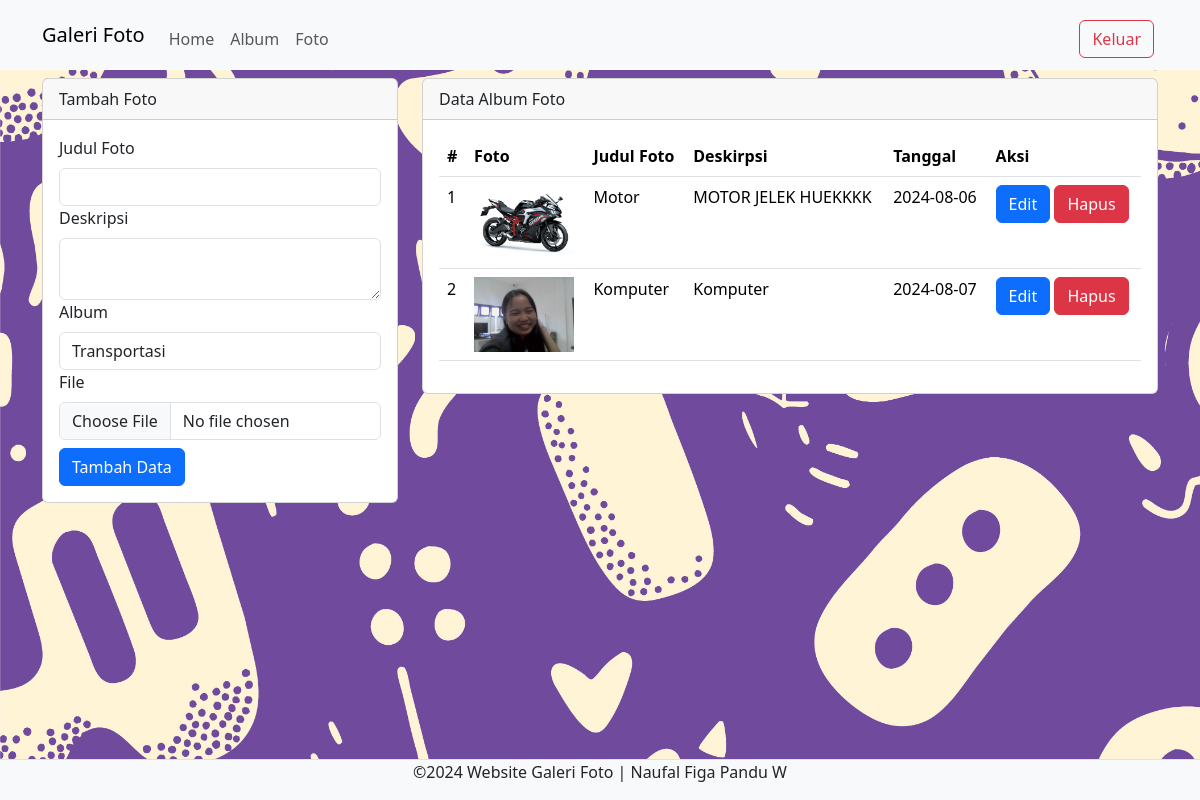
The app's page /admin/foto.php (signed in), older data.
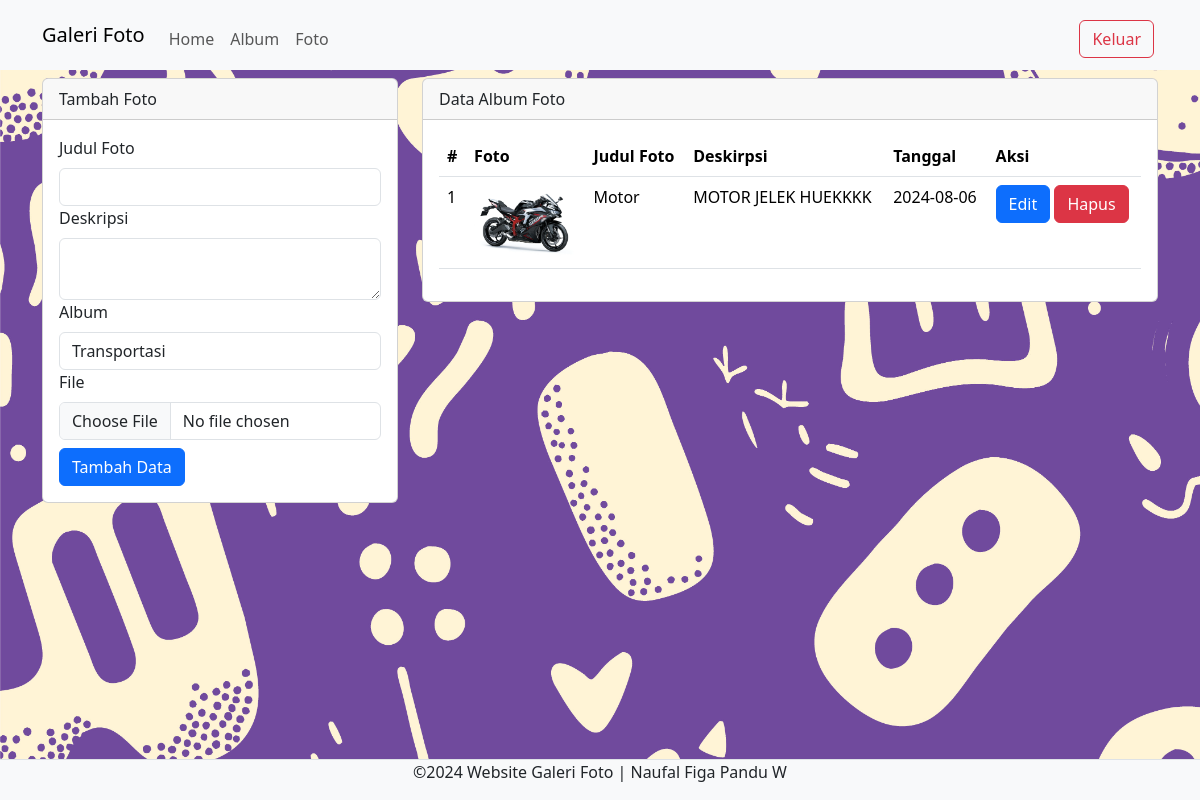
The same page, newer data.
### tables this page shows
CREATE TABLE `foto` (
  `fotoid` int(11) NOT NULL,
  `judulfoto` varchar(255) NOT NULL,
  `deskripsifoto` text NOT NULL,
  `tanggalunggah` date NOT NULL,
  `lokasifile` varchar(255) NOT NULL,
  `albumid` int(11) NOT NULL,
  `userid` int(11) NOT NULL
);

### admin/foto.php (the view, shortened to what this page needs)
<?php
include '../config/koneksi.php';
?>
<!DOCTYPE html>
<html>
<head>
  <link rel="stylesheet" type="text/css" href="../assets/css/bootstrap.min.css">
</head>
<body class="bg-image">
  <nav class="navbar navbar-expand-lg bg-body-tertiary">
    <div class="container">
      <a class="navbar-brand" href="index.php">Galeri Foto</a>
      <div class="collapse navbar-collapse mt-2" id="navbarNavAltMarkup">
        <div class="navbar-nav me-auto">
          <a href="home.php" class="nav-link">Home</a>
          <a href="album.php" class="nav-link">Album</a>
          <a href="foto.php" class="nav-link">Foto</a>
        </div>
        <a href="../config/aksi_logout.php" class="btn btn-outline-danger m-1">Keluar</a>
      </div>
    </div>
  </nav>
  <div class="container">
    <div class="row">
      <div class="col-md-4">
        <div class="card mt-2">
          <div class="card-header">Tambah Foto</div>
          <div class="card-body">
            <form action="../config/aksi_foto.php" method="POST" enctype="multipart/form-data">
              <label class="form-label">Judul Foto</label>
              <input type="text" name="judulfoto" class="form-control" required>
              <label class="form-label">Deskripsi</label>
              <textarea class="form-control" name="deskripsifoto" required></textarea>
              <label class="form-label">Album</label>
              <select class="form-control" name="albumid"required>
                <?php
                $userid = $_SESSION['userid'];
                $sql_album = mysqli_query($koneksi, "SELECT * FROM album WHERE userid='$userid'");
                while($data_album = mysqli_fetch_array($sql_album)) { ?>
                  <option value="<?php echo $data_album['albumid'] ?>"><?php echo $data_album['namaalbum'] ?></option>
                <?php }
                ?>
              </select>
              <label class="form-label">File</label>
              <input type="file" class="form-control" name="lokasifile" required>
              <button type="submit" class="btn btn-primary mt-2" name="tambah">Tambah Data</button>
            </form>
          </div>
        </div>
      </div>
      <div class="col-md-8">
        <div class="card mt-2">
          <div class="card-header">Data Album Foto</div>
          <div class="card-body">
            <table class="table">
              <thead>
                <tr>
                  <th>#</th>
                  <th>Foto</th>
                  <th>Judul Foto</th>
                  <th>Deskirpsi</th>
                  <th>Tanggal</th>
                  <th>Aksi</th>
                </tr>
              </thead>
              <tbody>
                <?php
                $no = 1;
                $userid = $_SESSION['userid'];
                $sql = mysqli_query($koneksi, "SELECT * FROM foto WHERE userid='$userid'");
                while($data = mysqli_fetch_array($sql)){
                 ?>
                 <tr>
                  <td><?php echo $no++ ?></td>
                  <td><img src="../assets/img/<?php echo $data['lokasifile'] ?>" width="100"></td>
                  <td><?php echo $data['judulfoto'] ?></td>
                  <td><?php echo $data['deskripsifoto'] ?></td>
                  <td><?php echo $data['tanggalunggah'] ?></td>
                  <td>
                    <button type="button" class="btn btn-primary" data-bs-toggle="modal" data-bs-target="#edit<?php echo $data['fotoid'] ?>">
                      Edit
                    </button>
                    <button type="button" class="btn btn-danger" data-bs-toggle="modal" data-bs-target="#hapus<?php echo $data['fotoid'] ?>">
                      Hapus
                    </button>
                  </td>
                </tr>
              <?php } ?>
            </tbody>
          </table>
        </div>
      </div>
    </div>
  </div>
</div>
<footer class="d-flex justify-content-center border-top mt-3 bg-light fixed-bottom">
  <p>&copy;2024 Website Galeri Foto | Naufal Figa Pandu W</p>
</footer>
</body>
</html>

Row changes from the older to the newer data that the page shows:
removed foto: lokasifile (picture), judulfoto "Komputer", deskripsifoto "Komputer", tanggalunggah "2024-08-07"
